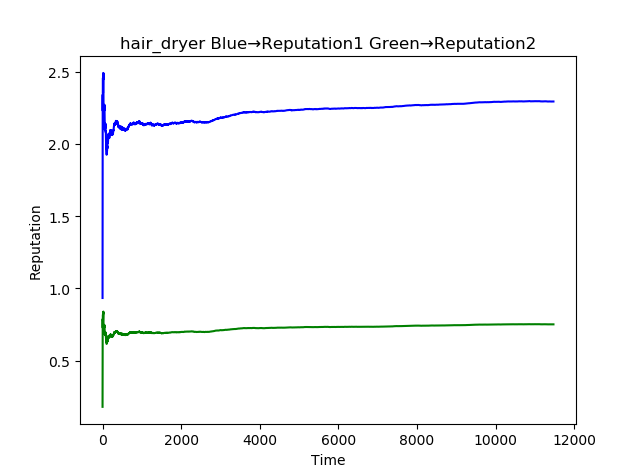

Write the Python code that produced this figure.
import numpy as np
import matplotlib.pyplot as plt
import xlrd
import xlwt
 
#读数据
path=u'吹风机.xlsx'
hn,nc=1,1
#hn为表头行数,nc为表头列数
sheetname=u'Sheet2'
def readexcel(hn,nc):
    data = xlrd.open_workbook(path)
    table = data.sheet_by_name(sheetname)
    nrows = table.nrows
    data=[]
    for i in range(hn,nrows):
        data.append(table.row_values(i)[nc:])
    #print(np.array(data))
    return np.array(data)

data=readexcel(hn,nc)
#print(data)
X = data[:,0]
Y1 = data[:,1]
Y2 = data[:,2]
#print(X)
#print(Y1)
#print(Y2)
plt.xlabel("Time")#x轴上的名字
plt.ylabel("Reputation")#y轴上的名字
plt.title("hair_dryer Blue→Reputation1 Green→Reputation2")
plt.plot(X,Y1,color='blue')
plt.plot(X,Y2,color='green')
plt.show()
